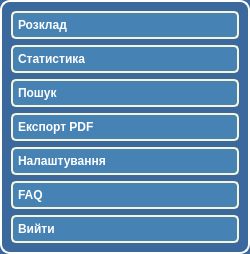
     <widget class="QWidget" name="widget" native="true">
      <property name="sizePolicy">
       <sizepolicy hsizetype="Fixed" vsizetype="Fixed">
        <horstretch>0</horstretch>
        <verstretch>0</verstretch>
       </sizepolicy>
      </property>
      <property name="minimumSize">
       <size>
        <width>250</width>
        <height>0</height>
       </size>
      </property>
      <property name="styleSheet">
       <string notr="true">QWidget{
    background-color: #3B699E; /* Темный оттенок стального синего */
border: 2px solid white; /* Темно-серая граница */
    border-radius: 10px; /* Закругленные углы */
}
/* Кнопки */
QPushButton {
    background-color: #4682B4 ; /* Стальной синий */
    color: white;
    border: 2px solid #F5F5DC; /* Светло-бежевый */
    border-radius: 5px;
    padding: 5px;
    font-weight: bold;
}

QPushButton:hover {
    background-color: #5A9BD5 ; /* Королевский синий (темнее стального синего) */
    color: white;
    border: 2px solid #FFFFFF; /* Белая граница при наведении */
}

QPushButton:pressed {
    background-color: #2C5FAD; /* Темно-синий (темнее стального синего) */
    color: white;
    border: 2px solid #000000; /* Черная граница при нажатии */
}</string>
      </property>
      <layout class="QVBoxLayout" name="verticalLayout_2">
       <item>
        <widget class="QPushButton" name="schedule_b">
         <property name="enabled">
          <bool>true</bool>
         </property>
         <property name="styleSheet">
          <string notr="true">text-align: left;</string>
         </property>
         <property name="text">
          <string>Розклад</string>
         </property>
         <property name="icon">
          <iconset>
           <normaloff>schedule.png</normaloff>schedule.png</iconset>
         </property>
         <property name="iconSize">
          <size>
           <width>24</width>
           <height>24</height>
          </size>
         </property>
        </widget>
       </item>
       <item>
        <widget class="QPushButton" name="stats_b">
         <property name="styleSheet">
          <string notr="true">text-align: left;</string>
         </property>
         <property name="text">
          <string>Статистика</string>
         </property>
         <property name="icon">
          <iconset>
           <normaloff>history.png</normaloff>history.png</iconset>
         </property>
         <property name="iconSize">
          <size>
           <width>24</width>
           <height>24</height>
          </size>
         </property>
        </widget>
       </item>
       <item>
        <widget class="QPushButton" name="search_b">
         <property name="styleSheet">
          <string notr="true">text-align: left;</string>
         </property>
         <property name="text">
          <string>Пошук</string>
         </property>
         <property name="icon">
          <iconset>
           <normaloff>search.png</normaloff>search.png</iconset>
         </property>
         <property name="iconSize">
          <size>
           <width>24</width>
           <height>24</height>
          </size>
         </property>
        </widget>
       </item>
       <item>
        <widget class="QPushButton" name="pdf_b">
         <property name="sizePolicy">
          <sizepolicy hsizetype="Preferred" vsizetype="Fixed">
           <horstretch>0</horstretch>
           <verstretch>0</verstretch>
          </sizepolicy>
         </property>
         <property name="styleSheet">
          <string notr="true">text-align: left;</string>
         </property>
         <property name="text">
          <string>Експорт PDF</string>
         </property>
         <property name="icon">
          <iconset>
           <normaloff>pdf.png</normaloff>pdf.png</iconset>
         </property>
         <property name="iconSize">
          <size>
           <width>24</width>
           <height>24</height>
          </size>
         </property>
        </widget>
       </item>
       <item>
        <widget class="QPushButton" name="settings_b">
         <property name="styleSheet">
          <string notr="true">text-align: left;</string>
         </property>
         <property name="text">
          <string>Налаштування</string>
         </property>
         <property name="icon">
          <iconset>
           <normaloff>settings.png</normaloff>settings.png</iconset>
         </property>
         <property name="iconSize">
          <size>
           <width>24</width>
           <height>24</height>
          </size>
         </property>
        </widget>
       </item>
       <item>
        <widget class="QPushButton" name="faq_b">
         <property name="styleSheet">
          <string notr="true">text-align: left;</string>
         </property>
         <property name="text">
          <string>FAQ</string>
         </property>
         <property name="icon">
          <iconset>
           <normaloff>faq.png</normaloff>faq.png</iconset>
         </property>
         <property name="iconSize">
          <size>
           <width>24</width>
           <height>24</height>
          </size>
         </property>
        </widget>
       </item>
       <item>
        <widget class="QPushButton" name="logout_b">
         <property name="styleSheet">
          <string notr="true">text-align: left;</string>
         </property>
         <property name="text">
          <string>Вийти</string>
         </property>
         <property name="icon">
          <iconset>
           <normaloff>exit.png</normaloff>exit.png</iconset>
         </property>
         <property name="iconSize">
          <size>
           <width>24</width>
           <height>24</height>
          </size>
         </property>
        </widget>
       </item>
      </layout>
     </widget>
